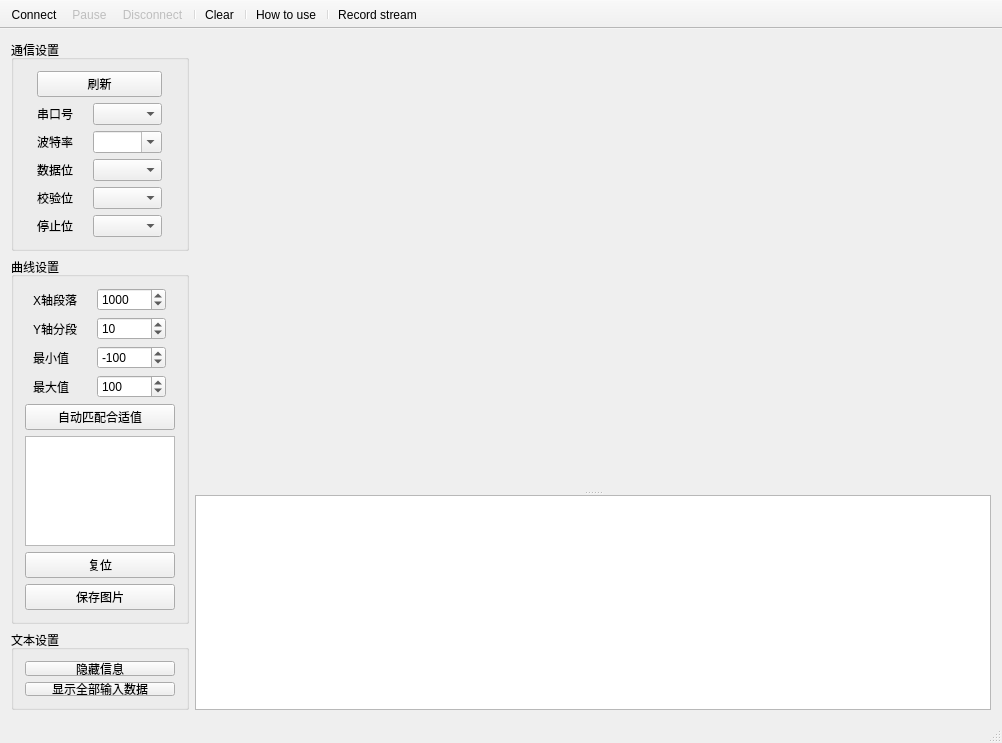
<?xml version="1.0" encoding="UTF-8"?>
<ui version="4.0">
 <class>MainWindow</class>
 <widget class="QMainWindow" name="MainWindow">
  <property name="geometry">
   <rect>
    <x>0</x>
    <y>0</y>
    <width>1002</width>
    <height>743</height>
   </rect>
  </property>
  <property name="minimumSize">
   <size>
    <width>840</width>
    <height>620</height>
   </size>
  </property>
  <property name="windowTitle">
   <string>MainWindow</string>
  </property>
  <widget class="QWidget" name="centralWidget">
   <layout class="QGridLayout" name="gridLayout_3">
    <item row="0" column="0">
     <layout class="QVBoxLayout" name="controlsLayout">
      <item>
       <widget class="QGroupBox" name="PortControlsBox">
        <property name="title">
         <string>通信设置</string>
        </property>
        <property name="flat">
         <bool>false</bool>
        </property>
        <property name="checkable">
         <bool>false</bool>
        </property>
        <layout class="QGridLayout" name="gridLayout">
         <item row="0" column="0">
          <layout class="QVBoxLayout" name="verticalLayout_3">
           <item>
            <widget class="QPushButton" name="pushButton">
             <property name="text">
              <string>刷新</string>
             </property>
            </widget>
           </item>
           <item>
            <layout class="QHBoxLayout" name="horizontalLayout">
             <item>
              <widget class="QLabel" name="labelPort">
               <property name="maximumSize">
                <size>
                 <width>50</width>
                 <height>16777215</height>
                </size>
               </property>
               <property name="text">
                <string>串口号</string>
               </property>
              </widget>
             </item>
             <item>
              <widget class="QComboBox" name="comboPort">
               <property name="sizePolicy">
                <sizepolicy hsizetype="Fixed" vsizetype="Fixed">
                 <horstretch>0</horstretch>
                 <verstretch>0</verstretch>
                </sizepolicy>
               </property>
               <property name="minimumSize">
                <size>
                 <width>69</width>
                 <height>0</height>
                </size>
               </property>
               <property name="maximumSize">
                <size>
                 <width>69</width>
                 <height>16777215</height>
                </size>
               </property>
              </widget>
             </item>
            </layout>
           </item>
           <item>
            <layout class="QHBoxLayout" name="horizontalLayout_2">
             <item>
              <widget class="QLabel" name="labelBaud">
               <property name="maximumSize">
                <size>
                 <width>50</width>
                 <height>16777215</height>
                </size>
               </property>
               <property name="text">
                <string>波特率</string>
               </property>
              </widget>
             </item>
             <item>
              <widget class="QComboBox" name="comboBaud">
               <property name="sizePolicy">
                <sizepolicy hsizetype="Fixed" vsizetype="Fixed">
                 <horstretch>0</horstretch>
                 <verstretch>0</verstretch>
                </sizepolicy>
               </property>
               <property name="minimumSize">
                <size>
                 <width>69</width>
                 <height>0</height>
                </size>
               </property>
               <property name="maximumSize">
                <size>
                 <width>69</width>
                 <height>16777215</height>
                </size>
               </property>
               <property name="editable">
                <bool>true</bool>
               </property>
              </widget>
             </item>
            </layout>
           </item>
           <item>
            <layout class="QHBoxLayout" name="horizontalLayout_3">
             <item>
              <widget class="QLabel" name="labelData">
               <property name="maximumSize">
                <size>
                 <width>50</width>
                 <height>16777215</height>
                </size>
               </property>
               <property name="text">
                <string>数据位</string>
               </property>
              </widget>
             </item>
             <item>
              <widget class="QComboBox" name="comboData">
               <property name="sizePolicy">
                <sizepolicy hsizetype="Fixed" vsizetype="Fixed">
                 <horstretch>0</horstretch>
                 <verstretch>0</verstretch>
                </sizepolicy>
               </property>
               <property name="minimumSize">
                <size>
                 <width>69</width>
                 <height>0</height>
                </size>
               </property>
               <property name="maximumSize">
                <size>
                 <width>69</width>
                 <height>16777215</height>
                </size>
               </property>
              </widget>
             </item>
            </layout>
           </item>
           <item>
            <layout class="QHBoxLayout" name="horizontalLayout_4">
             <item>
              <widget class="QLabel" name="labelParity">
               <property name="maximumSize">
                <size>
                 <width>50</width>
                 <height>16777215</height>
                </size>
               </property>
               <property name="text">
                <string>校验位</string>
               </property>
              </widget>
             </item>
             <item>
              <widget class="QComboBox" name="comboParity">
               <property name="sizePolicy">
                <sizepolicy hsizetype="Fixed" vsizetype="Fixed">
                 <horstretch>0</horstretch>
                 <verstretch>0</verstretch>
                </sizepolicy>
               </property>
               <property name="minimumSize">
                <size>
                 <width>69</width>
                 <height>0</height>
                </size>
               </property>
               <property name="maximumSize">
                <size>
                 <width>69</width>
                 <height>16777215</height>
                </size>
               </property>
              </widget>
             </item>
            </layout>
           </item>
           <item>
            <layout class="QHBoxLayout" name="horizontalLayout_5">
             <item>
              <widget class="QLabel" name="labelStop">
               <property name="maximumSize">
                <size>
                 <width>50</width>
                 <height>16777215</height>
                </size>
               </property>
               <property name="text">
                <string>停止位</string>
               </property>
              </widget>
             </item>
             <item>
              <widget class="QComboBox" name="comboStop">
               <property name="sizePolicy">
                <sizepolicy hsizetype="Fixed" vsizetype="Fixed">
                 <horstretch>0</horstretch>
                 <verstretch>0</verstretch>
                </sizepolicy>
               </property>
               <property name="minimumSize">
                <size>
                 <width>69</width>
                 <height>0</height>
                </size>
               </property>
               <property name="maximumSize">
                <size>
                 <width>69</width>
                 <height>16777215</height>
                </size>
               </property>
              </widget>
             </item>
            </layout>
           </item>
          </layout>
         </item>
        </layout>
       </widget>
      </item>
      <item>
       <widget class="QGroupBox" name="PlotControlsBox">
        <property name="title">
         <string>曲线设置</string>
        </property>
        <layout class="QGridLayout" name="gridLayout_2">
         <item row="0" column="0">
          <layout class="QVBoxLayout" name="plotControlsLayout">
           <item>
            <layout class="QHBoxLayout" name="horizontalLayout_10">
             <item>
              <widget class="QLabel" name="pointsLabel">
               <property name="minimumSize">
                <size>
                 <width>50</width>
                 <height>0</height>
                </size>
               </property>
               <property name="maximumSize">
                <size>
                 <width>50</width>
                 <height>16777215</height>
                </size>
               </property>
               <property name="text">
                <string>X轴段落</string>
               </property>
              </widget>
             </item>
             <item>
              <widget class="QSpinBox" name="spinPoints">
               <property name="minimumSize">
                <size>
                 <width>69</width>
                 <height>0</height>
                </size>
               </property>
               <property name="maximumSize">
                <size>
                 <width>69</width>
                 <height>16777215</height>
                </size>
               </property>
               <property name="minimum">
                <number>0</number>
               </property>
               <property name="maximum">
                <number>999999999</number>
               </property>
               <property name="singleStep">
                <number>10</number>
               </property>
               <property name="value">
                <number>1000</number>
               </property>
              </widget>
             </item>
            </layout>
           </item>
           <item>
            <layout class="QHBoxLayout" name="horizontalLayout_9">
             <item>
              <widget class="QLabel" name="labelYStep">
               <property name="minimumSize">
                <size>
                 <width>50</width>
                 <height>0</height>
                </size>
               </property>
               <property name="maximumSize">
                <size>
                 <width>50</width>
                 <height>16777215</height>
                </size>
               </property>
               <property name="text">
                <string>Y轴分段</string>
               </property>
              </widget>
             </item>
             <item>
              <widget class="QSpinBox" name="spinYStep">
               <property name="minimumSize">
                <size>
                 <width>69</width>
                 <height>0</height>
                </size>
               </property>
               <property name="maximumSize">
                <size>
                 <width>69</width>
                 <height>16777215</height>
                </size>
               </property>
               <property name="minimum">
                <number>1</number>
               </property>
               <property name="maximum">
                <number>10000</number>
               </property>
               <property name="singleStep">
                <number>1</number>
               </property>
               <property name="value">
                <number>10</number>
               </property>
              </widget>
             </item>
            </layout>
           </item>
           <item>
            <layout class="QHBoxLayout" name="horizontalLayout_7">
             <item>
              <widget class="QLabel" name="label">
               <property name="minimumSize">
                <size>
                 <width>50</width>
                 <height>0</height>
                </size>
               </property>
               <property name="maximumSize">
                <size>
                 <width>50</width>
                 <height>16777215</height>
                </size>
               </property>
               <property name="text">
                <string>最小值</string>
               </property>
              </widget>
             </item>
             <item>
              <widget class="QSpinBox" name="spinAxesMin">
               <property name="minimumSize">
                <size>
                 <width>69</width>
                 <height>0</height>
                </size>
               </property>
               <property name="maximumSize">
                <size>
                 <width>69</width>
                 <height>16777215</height>
                </size>
               </property>
               <property name="minimum">
                <number>-65536</number>
               </property>
               <property name="maximum">
                <number>65536</number>
               </property>
               <property name="singleStep">
                <number>10</number>
               </property>
               <property name="value">
                <number>-100</number>
               </property>
              </widget>
             </item>
            </layout>
           </item>
           <item>
            <layout class="QHBoxLayout" name="horizontalLayout_8">
             <item>
              <widget class="QLabel" name="label_2">
               <property name="minimumSize">
                <size>
                 <width>50</width>
                 <height>0</height>
                </size>
               </property>
               <property name="maximumSize">
                <size>
                 <width>50</width>
                 <height>16777215</height>
                </size>
               </property>
               <property name="text">
                <string>最大值</string>
               </property>
              </widget>
             </item>
             <item>
              <widget class="QSpinBox" name="spinAxesMax">
               <property name="minimumSize">
                <size>
                 <width>69</width>
                 <height>0</height>
                </size>
               </property>
               <property name="maximumSize">
                <size>
                 <width>69</width>
                 <height>16777215</height>
                </size>
               </property>
               <property name="minimum">
                <number>-65536</number>
               </property>
               <property name="maximum">
                <number>65536</number>
               </property>
               <property name="singleStep">
                <number>10</number>
               </property>
               <property name="value">
                <number>100</number>
               </property>
              </widget>
             </item>
            </layout>
           </item>
           <item>
            <widget class="QPushButton" name="pushButton_AutoScale">
             <property name="sizeIncrement">
              <size>
               <width>0</width>
               <height>8</height>
              </size>
             </property>
             <property name="text">
              <string>自动匹配合适值</string>
             </property>
            </widget>
           </item>
           <item>
            <widget class="QListWidget" name="listWidget_Channels">
             <property name="sizePolicy">
              <sizepolicy hsizetype="Minimum" vsizetype="MinimumExpanding">
               <horstretch>0</horstretch>
               <verstretch>0</verstretch>
              </sizepolicy>
             </property>
             <property name="minimumSize">
              <size>
               <width>0</width>
               <height>0</height>
              </size>
             </property>
             <property name="maximumSize">
              <size>
               <width>150</width>
               <height>16777215</height>
              </size>
             </property>
             <property name="layoutDirection">
              <enum>Qt::LeftToRight</enum>
             </property>
             <property name="autoScroll">
              <bool>false</bool>
             </property>
             <property name="editTriggers">
              <set>QAbstractItemView::NoEditTriggers</set>
             </property>
             <property name="alternatingRowColors">
              <bool>true</bool>
             </property>
             <property name="selectionBehavior">
              <enum>QAbstractItemView::SelectItems</enum>
             </property>
             <property name="textElideMode">
              <enum>Qt::ElideMiddle</enum>
             </property>
             <property name="resizeMode">
              <enum>QListView::Adjust</enum>
             </property>
             <property name="modelColumn">
              <number>0</number>
             </property>
             <property name="selectionRectVisible">
              <bool>true</bool>
             </property>
            </widget>
           </item>
           <item>
            <widget class="QPushButton" name="pushButton_ResetVisible">
             <property name="text">
              <string>复位</string>
             </property>
            </widget>
           </item>
           <item>
            <widget class="QPushButton" name="savePNGButton">
             <property name="text">
              <string>保存图片</string>
             </property>
            </widget>
           </item>
          </layout>
         </item>
        </layout>
       </widget>
      </item>
      <item>
       <spacer name="verticalSpacer">
        <property name="orientation">
         <enum>Qt::Vertical</enum>
        </property>
        <property name="sizeHint" stdset="0">
         <size>
          <width>20</width>
          <height>40</height>
         </size>
        </property>
       </spacer>
      </item>
      <item>
       <widget class="QGroupBox" name="gridGroupBox">
        <property name="minimumSize">
         <size>
          <width>0</width>
          <height>80</height>
         </size>
        </property>
        <property name="title">
         <string>文本设置</string>
        </property>
        <layout class="QGridLayout" name="TextControlsBox">
         <item row="0" column="0">
          <layout class="QVBoxLayout" name="verticalLayout">
           <item>
            <widget class="QPushButton" name="pushButton_TextEditHide">
             <property name="text">
              <string>隐藏信息</string>
             </property>
             <property name="checkable">
              <bool>true</bool>
             </property>
             <property name="checked">
              <bool>false</bool>
             </property>
            </widget>
           </item>
           <item>
            <widget class="QPushButton" name="pushButton_ShowallData">
             <property name="text">
              <string>显示全部输入数据</string>
             </property>
             <property name="checkable">
              <bool>true</bool>
             </property>
            </widget>
           </item>
          </layout>
         </item>
        </layout>
       </widget>
      </item>
     </layout>
    </item>
    <item row="0" column="1">
     <layout class="QGridLayout" name="gridLayout_4">
      <item row="1" column="0">
       <widget class="QSplitter" name="splitter">
        <property name="sizePolicy">
         <sizepolicy hsizetype="Expanding" vsizetype="MinimumExpanding">
          <horstretch>0</horstretch>
          <verstretch>0</verstretch>
         </sizepolicy>
        </property>
        <property name="font">
         <font>
          <family>Consolas</family>
         </font>
        </property>
        <property name="frameShape">
         <enum>QFrame::NoFrame</enum>
        </property>
        <property name="orientation">
         <enum>Qt::Vertical</enum>
        </property>
        <property name="opaqueResize">
         <bool>true</bool>
        </property>
        <property name="handleWidth">
         <number>5</number>
        </property>
        <property name="childrenCollapsible">
         <bool>false</bool>
        </property>
        <widget class="QCustomPlot" name="plot" native="true">
         <property name="sizePolicy">
          <sizepolicy hsizetype="Preferred" vsizetype="Expanding">
           <horstretch>0</horstretch>
           <verstretch>0</verstretch>
          </sizepolicy>
         </property>
         <property name="minimumSize">
          <size>
           <width>0</width>
           <height>400</height>
          </size>
         </property>
        </widget>
        <widget class="QTextEdit" name="textEdit_UartWindow">
         <property name="sizePolicy">
          <sizepolicy hsizetype="Preferred" vsizetype="Minimum">
           <horstretch>0</horstretch>
           <verstretch>0</verstretch>
          </sizepolicy>
         </property>
         <property name="minimumSize">
          <size>
           <width>0</width>
           <height>150</height>
          </size>
         </property>
        </widget>
       </widget>
      </item>
      <item row="0" column="0">
       <spacer name="horizontalSpacer">
        <property name="orientation">
         <enum>Qt::Horizontal</enum>
        </property>
        <property name="sizeHint" stdset="0">
         <size>
          <width>40</width>
          <height>1</height>
         </size>
        </property>
       </spacer>
      </item>
     </layout>
    </item>
   </layout>
  </widget>
  <widget class="QStatusBar" name="statusBar"/>
  <widget class="QToolBar" name="toolBar">
   <property name="windowTitle">
    <string>toolBar</string>
   </property>
   <property name="movable">
    <bool>false</bool>
   </property>
   <property name="allowedAreas">
    <set>Qt::TopToolBarArea</set>
   </property>
   <property name="floatable">
    <bool>false</bool>
   </property>
   <attribute name="toolBarArea">
    <enum>TopToolBarArea</enum>
   </attribute>
   <attribute name="toolBarBreak">
    <bool>false</bool>
   </attribute>
   <addaction name="actionConnect"/>
   <addaction name="actionPause_Plot"/>
   <addaction name="actionDisconnect"/>
   <addaction name="separator"/>
   <addaction name="actionClear"/>
   <addaction name="separator"/>
   <addaction name="actionHow_to_use"/>
   <addaction name="separator"/>
   <addaction name="actionRecord_stream"/>
  </widget>
  <action name="actionConnect">
   <property name="icon">
    <iconset resource="res/serial_port_plotter.qrc">
     <normaloff>:/serial_port_plotter/play_nor.png</normaloff>
     <normalon>:/serial_port_plotter/play_nor.png</normalon>
     <disabledoff>:/serial_port_plotter/play_dis.png</disabledoff>
     <disabledon>:/serial_port_plotter/play_dis.png</disabledon>
     <activeoff>:/serial_port_plotter/play_act.png</activeoff>
     <activeon>:/serial_port_plotter/play_act.png</activeon>
     <selectedoff>:/serial_port_plotter/play_act.png</selectedoff>
     <selectedon>:/serial_port_plotter/play_act.png</selectedon>:/serial_port_plotter/play_nor.png</iconset>
   </property>
   <property name="text">
    <string>Connect</string>
   </property>
   <property name="toolTip">
    <string>Connect to COM port</string>
   </property>
  </action>
  <action name="actionPause_Plot">
   <property name="enabled">
    <bool>false</bool>
   </property>
   <property name="icon">
    <iconset resource="res/serial_port_plotter.qrc">
     <normaloff>:/serial_port_plotter/pause_nor.png</normaloff>
     <normalon>:/serial_port_plotter/pause_nor.png</normalon>
     <disabledoff>:/serial_port_plotter/pause_dis.png</disabledoff>
     <disabledon>:/serial_port_plotter/pause_dis.png</disabledon>
     <activeoff>:/serial_port_plotter/pause_act.png</activeoff>
     <activeon>:/serial_port_plotter/pause_act.png</activeon>
     <selectedoff>:/serial_port_plotter/pause_act.png</selectedoff>
     <selectedon>:/serial_port_plotter/pause_act.png</selectedon>:/serial_port_plotter/pause_nor.png</iconset>
   </property>
   <property name="text">
    <string>Pause</string>
   </property>
   <property name="toolTip">
    <string>Pause plot</string>
   </property>
  </action>
  <action name="actionDisconnect">
   <property name="enabled">
    <bool>false</bool>
   </property>
   <property name="icon">
    <iconset resource="res/serial_port_plotter.qrc">
     <normaloff>:/serial_port_plotter/stop_nor.png</normaloff>
     <normalon>:/serial_port_plotter/stop_nor.png</normalon>
     <disabledoff>:/serial_port_plotter/stop_dis.png</disabledoff>
     <disabledon>:/serial_port_plotter/stop_dis.png</disabledon>
     <activeoff>:/serial_port_plotter/stop_act.png</activeoff>
     <activeon>:/serial_port_plotter/stop_act.png</activeon>
     <selectedoff>:/serial_port_plotter/stop_act.png</selectedoff>
     <selectedon>:/serial_port_plotter/stop_act.png</selectedon>:/serial_port_plotter/stop_nor.png</iconset>
   </property>
   <property name="text">
    <string>Disconnect</string>
   </property>
   <property name="toolTip">
    <string>Disconnect COM port</string>
   </property>
  </action>
  <action name="actionClear">
   <property name="enabled">
    <bool>true</bool>
   </property>
   <property name="icon">
    <iconset resource="res/serial_port_plotter.qrc">
     <normaloff>:/serial_port_plotter/clear_nor.png</normaloff>
     <normalon>:/serial_port_plotter/clear_nor.png</normalon>
     <disabledoff>:/serial_port_plotter/clear_dis.png</disabledoff>
     <disabledon>:/serial_port_plotter/clear_dis.png</disabledon>
     <activeoff>:/serial_port_plotter/clear_act.png</activeoff>
     <activeon>:/serial_port_plotter/clear_act.png</activeon>
     <selectedoff>:/serial_port_plotter/clear_act.png</selectedoff>
     <selectedon>:/serial_port_plotter/clear_act.png</selectedon>:/serial_port_plotter/clear_nor.png</iconset>
   </property>
   <property name="text">
    <string>Clear</string>
   </property>
   <property name="toolTip">
    <string>Clear plot data</string>
   </property>
  </action>
  <action name="actionHow_to_use">
   <property name="icon">
    <iconset resource="res/serial_port_plotter.qrc">
     <normaloff>:/serial_port_plotter/help_nor.png</normaloff>
     <normalon>:/serial_port_plotter/help_nor.png</normalon>
     <disabledoff>:/serial_port_plotter/help_dis.png</disabledoff>
     <disabledon>:/serial_port_plotter/help_dis.png</disabledon>
     <activeoff>:/serial_port_plotter/help_act.png</activeoff>
     <activeon>:/serial_port_plotter/help_act.png</activeon>
     <selectedoff>:/serial_port_plotter/help_act.png</selectedoff>
     <selectedon>:/serial_port_plotter/help_act.png</selectedon>:/serial_port_plotter/help_nor.png</iconset>
   </property>
   <property name="text">
    <string>How to use</string>
   </property>
  </action>
  <action name="actionRecord_stream">
   <property name="checkable">
    <bool>true</bool>
   </property>
   <property name="checked">
    <bool>false</bool>
   </property>
   <property name="enabled">
    <bool>true</bool>
   </property>
   <property name="icon">
    <iconset resource="res/serial_port_plotter.qrc">
     <normaloff>:/icons/line_icon_set/document.png</normaloff>
     <normalon>:/icons/line_icon_set_text/document.png</normalon>
     <disabledoff>:/icons/line_icon_set/document.png</disabledoff>:/icons/line_icon_set/document.png</iconset>
   </property>
   <property name="text">
    <string>Record stream</string>
   </property>
   <property name="toolTip">
    <string>Record the incoming data to a .csv file ( shortcut : s )</string>
   </property>
   <property name="shortcut">
    <string/>
   </property>
   <property name="visible">
    <bool>true</bool>
   </property>
  </action>
 </widget>
 <layoutdefault spacing="6" margin="11"/>
 <customwidgets>
  <customwidget>
   <class>QCustomPlot</class>
   <extends>QWidget</extends>
   <header location="global">qcustomplot/qcustomplot.h</header>
   <container>1</container>
  </customwidget>
 </customwidgets>
 <resources>
  <include location="res/serial_port_plotter.qrc"/>
 </resources>
 <connections/>
</ui>
